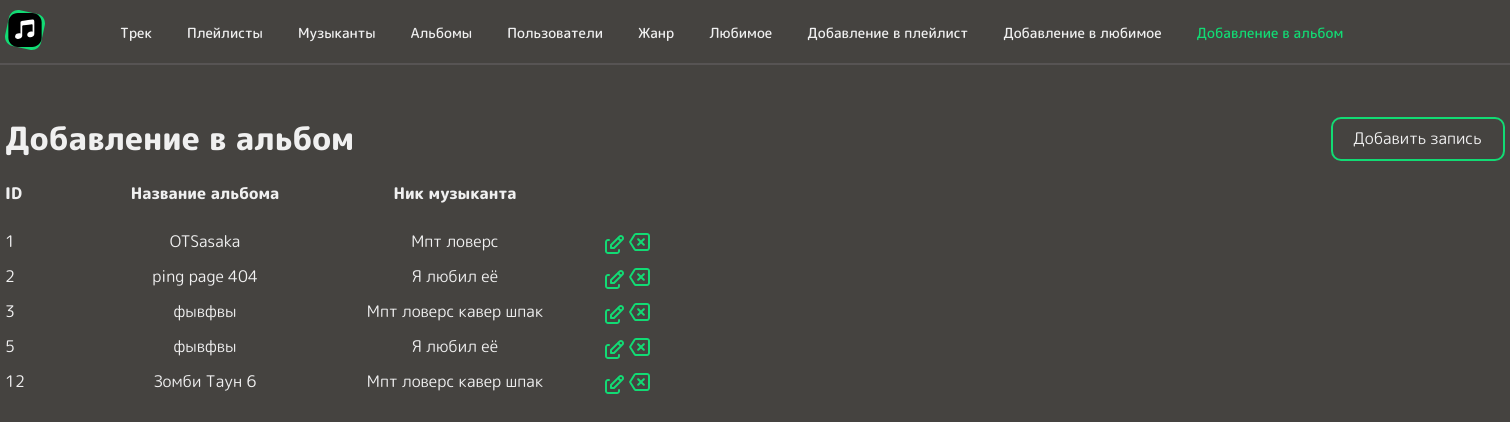
Screenshot of /adding_in_album-panel.php (signed in) with the database file from the repository.
### tables this page shows
CREATE TABLE `adding_in_album` (
  `ID_adding_in_album` int NOT NULL,
  `ID_albums` int DEFAULT NULL,
  `ID_track` int DEFAULT NULL
);

CREATE TABLE `albums` (
  `ID_albums` int NOT NULL,
  `album_name` varchar(160) DEFAULT NULL,
  `ID_musician` int DEFAULT NULL
);

CREATE TABLE `track` (
  `ID_track` int NOT NULL,
  `track_name` varchar(160) DEFAULT NULL,
  `ID_musician` int DEFAULT NULL,
  `Number_of_auditions` float DEFAULT NULL,
  `year_of_release` date DEFAULT NULL,
  `ID_genre` int DEFAULT NULL
);

### adding_in_album-panel.php (the view, shortened to what this page needs)
<?php
include "./php_connect/connect.php";
?>
<!DOCTYPE html>
<html lang="en">
<head>
    <link rel="stylesheet" href="./scss/main.css">
</head>
<body>
    <header>
        <div class="admin-container">
            <ul class="main-menu-panel">
                <li class="main-menu_item"><a href="./index-panel.php" class="main-menu__link"><img src="./images/svg/logo_green.svg" alt="logo_purple" class="logo_purple"></a></li>
                <li class="main-menu-panel_item"><a href="./track-panel.php" class="menu-item-panel">Трек</a></li>
                <li class="main-menu-panel_item"><a href="./playlists-panel.php" class="menu-item-panel">Плейлисты</a></li>
                <li class="main-menu-panel_item"><a href="./musicians-panel.php" class="menu-item-panel">Музыканты</a></li>
                <li class="main-menu-panel_item"><a href="./albums-panel.php" class="menu-item-panel">Альбомы</a></li>
                <li class="main-menu-panel_item"><a href="./users-panel.php" class="menu-item-panel">Пользователи</a></li>
                <li class="main-menu-panel_item"><a href="./genre-panel.php" class="menu-item-panel">Жанр</a></li>
                <li class="main-menu-panel_item"><a href="./favorite-panel.php" class="menu-item-panel">Любимое</a></li>
                <li class="main-menu-panel_item"><a href="./adding_to_a_playlist-panel.php" class="menu-item-panel">Добавление в плейлист</a></li>
                <li class="main-menu-panel_item"><a href="./adding_in_favorite-panel.php" class="menu-item-panel">Добавление в любимое</a></li>
                <li class="main-menu-panel_item"><a href="./adding_in_album-panel.php" class="menu-item-panel admin-menu-pressed">Добавление в альбом</a></li>
            </ul>
        </div>
        <hr>
    </header>
    <div class="div-title-admin">
        <div class="admin-container">
            <div class="add-btn-divs">
                <div class="div-title-admin">
                    <h1 class="title-admin">Добавление в альбом</h1>
                </div>
                <div class="btn_add">
                    <a href="./create_adding_in_album.php">Добавить запись</a>
                </div>
            </div>
        </div>
    </div>
    <div class="table">
        <div class="admin-container">
            <div class="table_row title">
                <div class="table_sell id">
                    <p class="admin_table_cell_first">ID</p>
                </div>
                <div class="table_sell">
                    <p class="admin_table_cell-text margin-admin-user-table">Название альбома</p>
                </div>
                <div class="table_sell">
                    <p class="admin_table_cell-text margin-admin-user-table">Ник музыканта</p>
                </div>
            </div>
        </div>
    </div>
    <?php
    $qInfoAIA = "SELECT * FROM adding_in_album, albums, track WHERE adding_in_album.ID_albums = albums.ID_albums AND adding_in_album.ID_track = track.ID_track";
    $resInfoAIA = mysqli_query($connect, $qInfoAIA) or die(mysqli_error($connect));
    while ($InfoAIA = mysqli_fetch_object($resInfoAIA)) {
        echo "
    <div class=\"body-table\">
        <div class=\"admin-container\">
            <div class=\"admin_table_row\">
                <div class=\"admin_table_cell_first admin_projects_table_id\">
                    <p>$InfoAIA->ID_adding_in_album</p>
                </div>
                <div class=\"admin_table_cell admin_projects_table_name\">
                    <p class=\"admin_table_cell-text margin-admin-user-table\">$InfoAIA->album_name</p>
                </div>
                <div class=\"admin_table_cell admin_projects_table_name\">
                    <p class=\"admin_table_cell-text margin-admin-user-table\">$InfoAIA->track_name</p>
                </div>
                <div class=\"admin_projects_table_act\">
                    <a href=\"edit_adding_in_album.php?idA=$InfoAIA->ID_adding_in_album\"><img class=\"admin_table_act_image\" src=\"./images/svg/edit_green.svg\"></a>
                <a href=\"?ID_adding_in_album=$InfoAIA->ID_adding_in_album\"><img class=\"admin_table_act_image\" src=\"./images/svg/delete_green.svg\"></a>
            </div>
        </div>
    </div>
";
    }
    ?>
</body>
</html>

### scss/main.css (style rules this page uses)
body { background-color: #454340; }
* { font-family: "M PLUS Rounded 1c"; color: #F0F0F0; padding: 0px; margin: 0px; }
.main-menu_item { margin: 0 75px 0 0; }
.main-menu__link { cursor: pointer; }
hr { width: 100%; display: block; height: 1px; border: 0; border-top: 2px solid #575454; margin: 0px; padding: 0; position: absolute; }
li { list-style-type: none; }
a { text-decoration: none; }
.main-menu-panel { display: flex; list-style-type: none; align-items: center; width: 100%; font-weight: 500; margin: 10px 0 8px 0; font-size: 14px; }
.main-menu-panel_item { margin: 0 35px 0 0; }
.table { margin: 0 0 10px 0; }
.table_row { display: flex; }
.admin_table_row { display: flex; }
.admin-container { max-width: 1500px; width: 100%; margin: 0 auto; }
.admin_table_cell_first { width: 100px; }
.body-table { margin: 5px 0 0 0; }
.admin_table_cell-text { width: 200px; word-wrap: break-word; text-align: center; }
.title { margin-bottom: 25px; font-weight: 800; }
.add-btn-divs { display: flex; align-items: center; margin: 60px 0 20px 0; width: 1500px; justify-content: space-between; }
.btn_add { width: 150px; height: 40px; border: 2px solid #12DB74; border-radius: 10px; display: flex; align-items: center; text-align: center; padding: 0 0 0 20px; }
.admin-menu-pressed { color: #12DB74; }
.margin-admin-user-table { margin: 0 50px 0 0; }

### rows the page displays
adding_in_album: ID_adding_in_album "1", ID_albums.album_name "OTSasaka", ID_track.track_name "Мпт ловерс"
adding_in_album: ID_adding_in_album "2", ID_albums.album_name "ping page 404", ID_track.track_name "Я любил её"
adding_in_album: ID_adding_in_album "3", ID_albums.album_name "фывфвы", ID_track.track_name "Мпт ловерс кавер шпак"
adding_in_album: ID_adding_in_album "5", ID_albums.album_name "фывфвы", ID_track.track_name "Я любил её"
adding_in_album: ID_adding_in_album "12", ID_albums.album_name "Зомби Таун 6", ID_track.track_name "Мпт ловерс кавер шпак"
